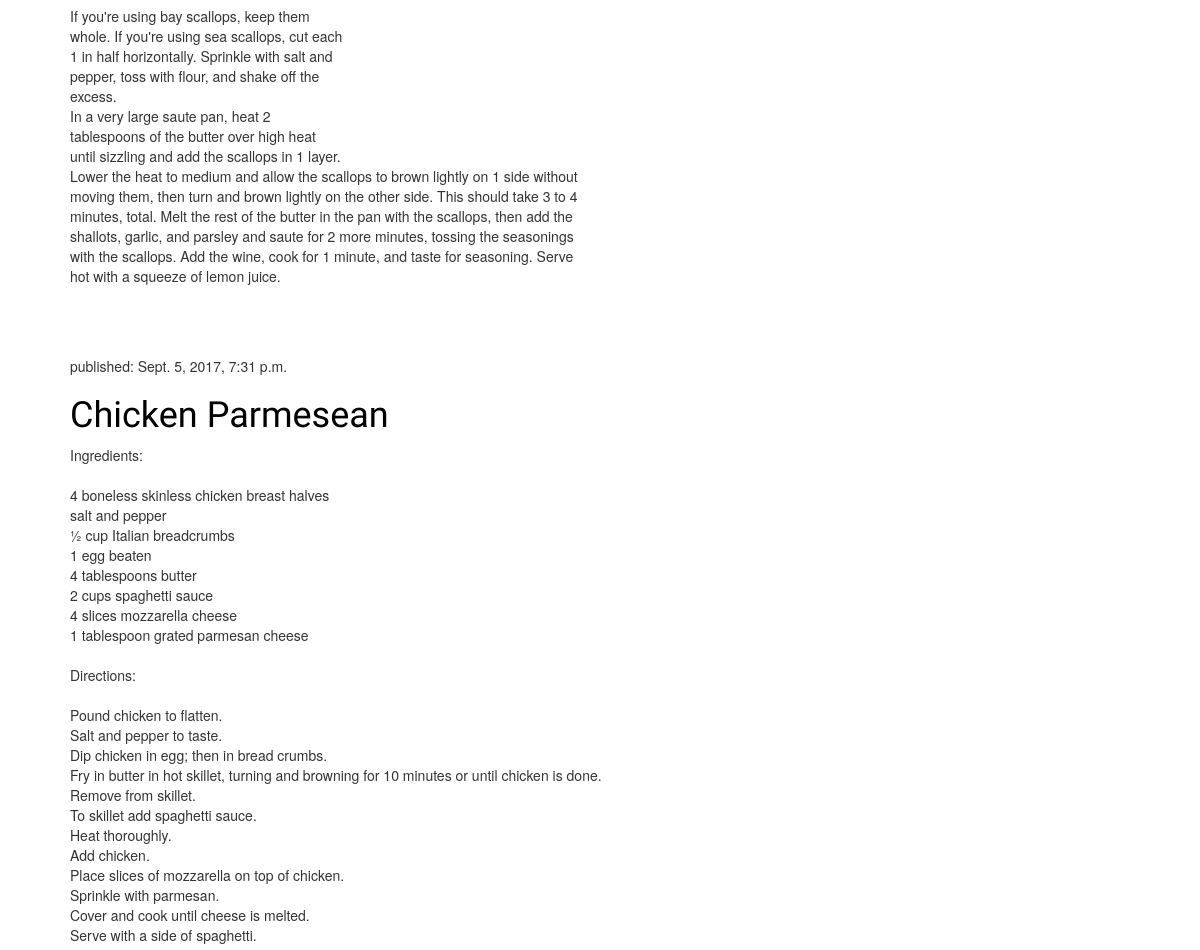
The app's page / (middle part), older data.
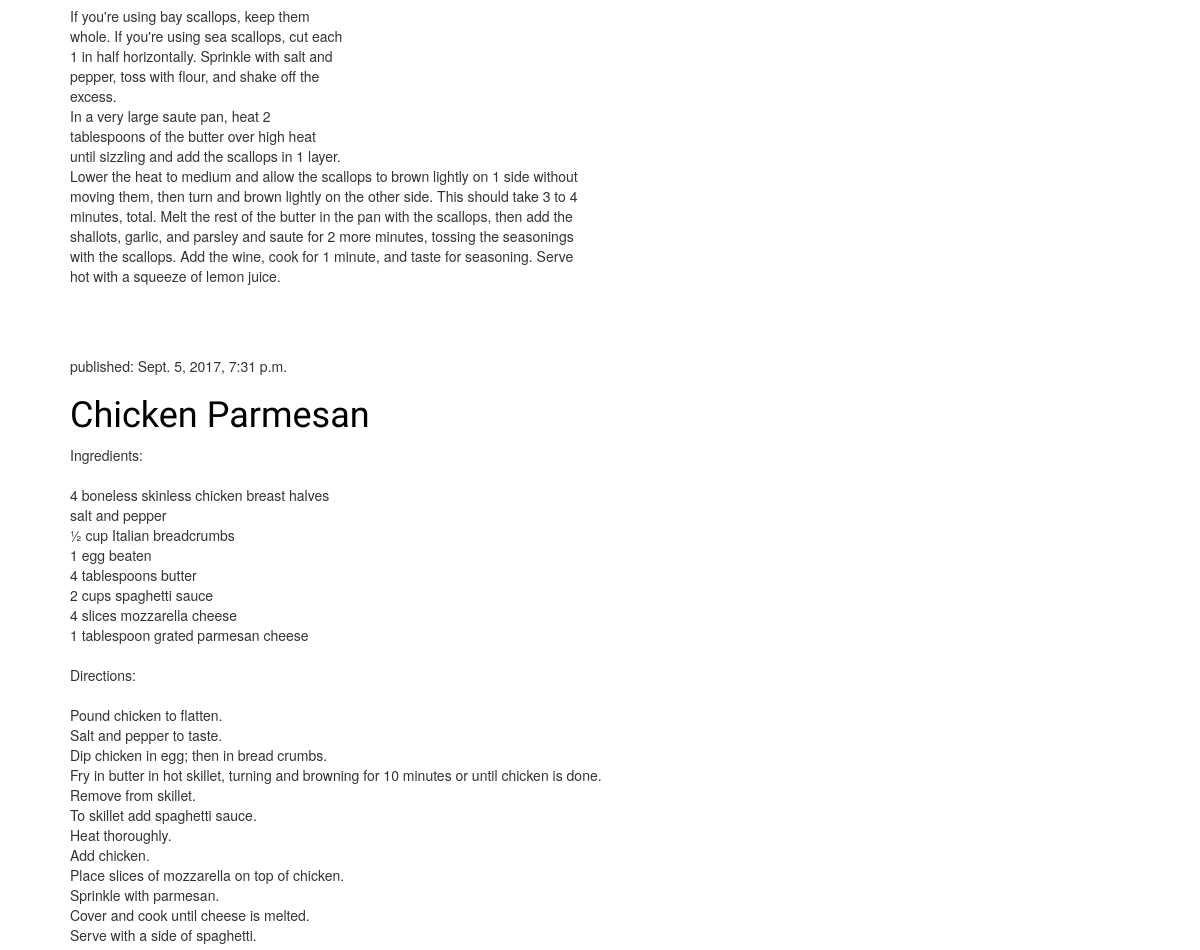
The same page, newer data.
### blog/models.py (models this page shows, shortened)
class Post(models.Model):
    author = models.ForeignKey('auth.User')
    title = models.CharField(max_length=200)
    text = models.TextField()
    created_date = models.DateTimeField(default=timezone.now)
    published_date = models.DateTimeField(blank=True, null=True)

### blog/views.py (the view)
# urls.py: url(r'^$',views.post_list,name='post_list')
def post_list(request):
    posts = Post.objects.filter(published_date__lte=timezone.now()).order_by('published_date')
    return render(request, 'blog/post_list.html',{'posts':posts})

### blog/templates/blog/post_list.html (shortened to what this page needs)
{% load staticfiles %}
<!DOCTYPE html>
<html>
  <head>
    <link rel="stylesheet" href="//maxcdn.bootstrapcdn.com/bootstrap/3.2.0/css/bootstrap.min.css">
    <link rel="stylesheet" href="//maxcdn.bootstrapcdn.com/bootstrap/3.2.0/css/bootstrap-theme.min.css">
    <link rel="stylesheet" href="{% static 'css/blog.css' %}">
  </head>
  <body>
    <div class="content container">
      <div class="row">
        <div class="col-md-8">
          {% for post in posts %}
          <div class="post">
            <p>published: {{ post.published_date }}</p>
            <h1><a href="">{{ post.title }}</a></h1>
            <p>{{ post.text|linebreaksbr }}</p>
          </div>
          {% endfor %}
        </div>
      </div>
    </div>
  </body>
</html>

Row changes from the older to the newer data that the page shows:
changed Post: title "Chicken Parmesean" → "Chicken Parmesan"
